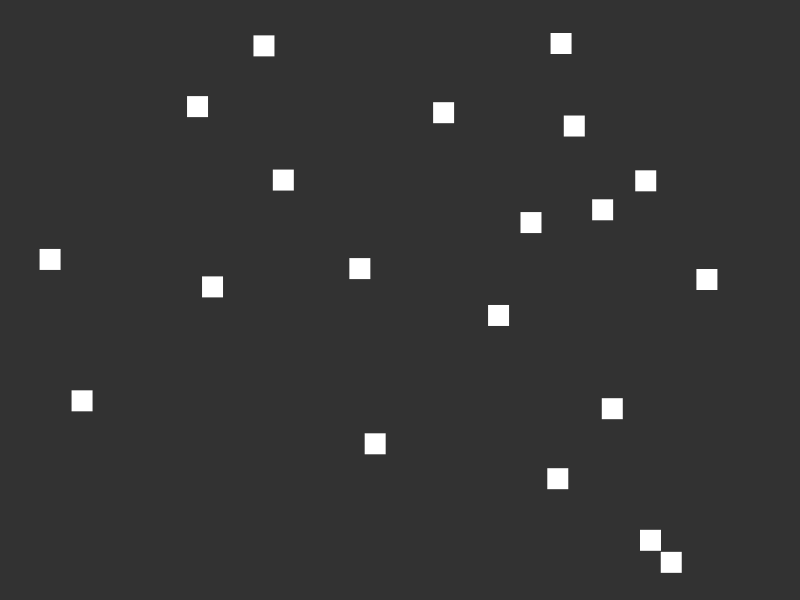
Frame 1 (no input)
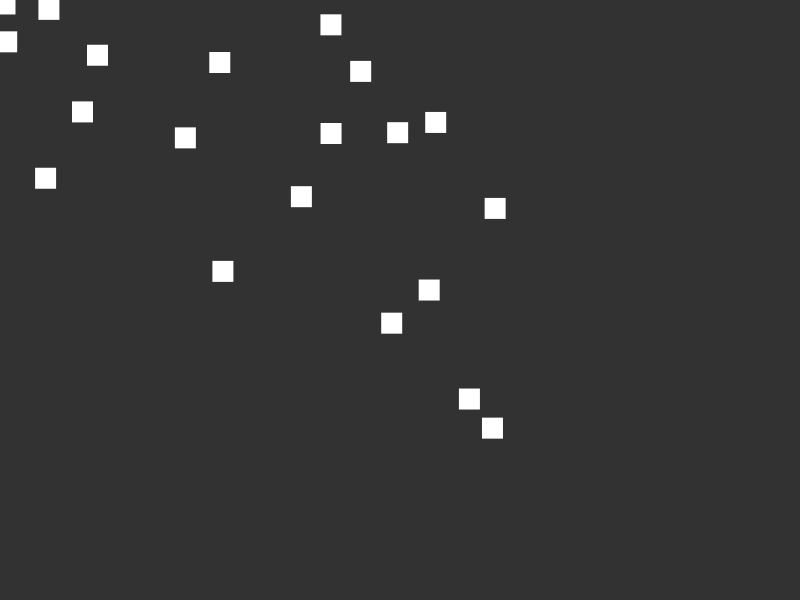
Frame 60 (no input)
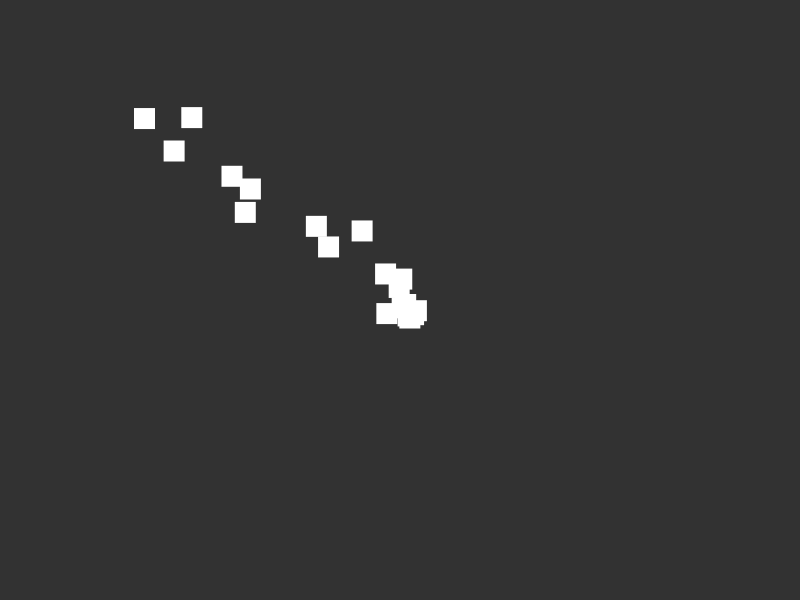
Frame 120 (the mouse pressed at the canvas centre since frame 60)

The p5.js sketch that drew these frames (run headless with seeded random() and noise() and a simulated clock; from frame 60 on, the mouse is pressed at the canvas centre):

// p5.js sketch
// ── sketch.js
const group = [];

function setup(){  
    createCanvas(displayWidth,displayHeight);
    for(let i = 0; i < 20; i++){
        group.push(new Vehicle(random(width),random(height)));
    }
    
}

function draw(){  
    background(50);
    for (let vehicle of group){
        vehicle.update();        
        vehicle.show();        
    }
}
// ── vehicle.js
class Vehicle{
    constructor(posx,posy){
        this.position = createVector(posx,posy);
        this.velocity = p5.Vector.random2D();        
        this.acceleration = createVector();
        this.desired = createVector();
        this.steer = createVector();
        this.target = createVector(0,height);
        this.r = 6;
        this.maxspeed = 4;
        this.maxforce = 0.1;
    }

    show(){
        strokeWeight(16);
        stroke(255);
        rect(this.position.x,this.position.y,5,5);        
    }

    update(){
        let mouse = createVector(mouseX,mouseY);        
        let dir = p5.Vector.sub(mouse,this.position);
        dir.normalize();
        dir.mult(0.5);
        this.acceleration = dir;

        
        this.velocity.add(this.acceleration);
        this.velocity.limit(this.maxspeed);
        this.position.add(this.velocity);

        this.acceleration.mult(0); //reset each cycle
    }
}
